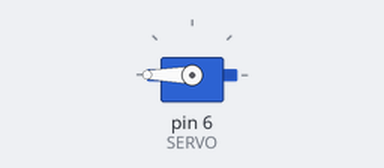
Bench run of a sketch on a simulated Arduino Uno, built with avr-gcc and run on an emulated ATmega328P. Parts: servo.

Above: at 9.1 s.
At 18.1 s:
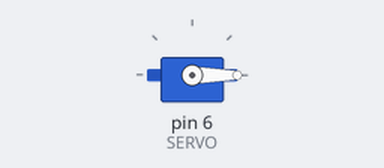
Timing chart, 0 to 19.6 s (numbered marks = the images above):
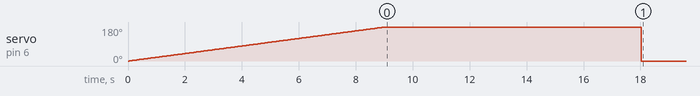

The sketch:

Servo_motor.ino
```cpp
#include <Servo.h>
  #define SERVO 6
  Servo servo;
  int posicao;

void setup() {
  servo.attach(SERVO);
  Serial.begin(9600);
  servo.write(0);
}

void loop() {
  for (int i=0; i <360;i++){
  servo.write(i);
  delay(50);
  }
  for (int i = 0; i<360; i--) {
  servo.write(i);
  delay(50);
  }
}
```

Measured:
- by itself, servo on pin 6 (SERVO): rises from 0° to 180° in 9.0 s, then falls to 0° in 9.0 s
